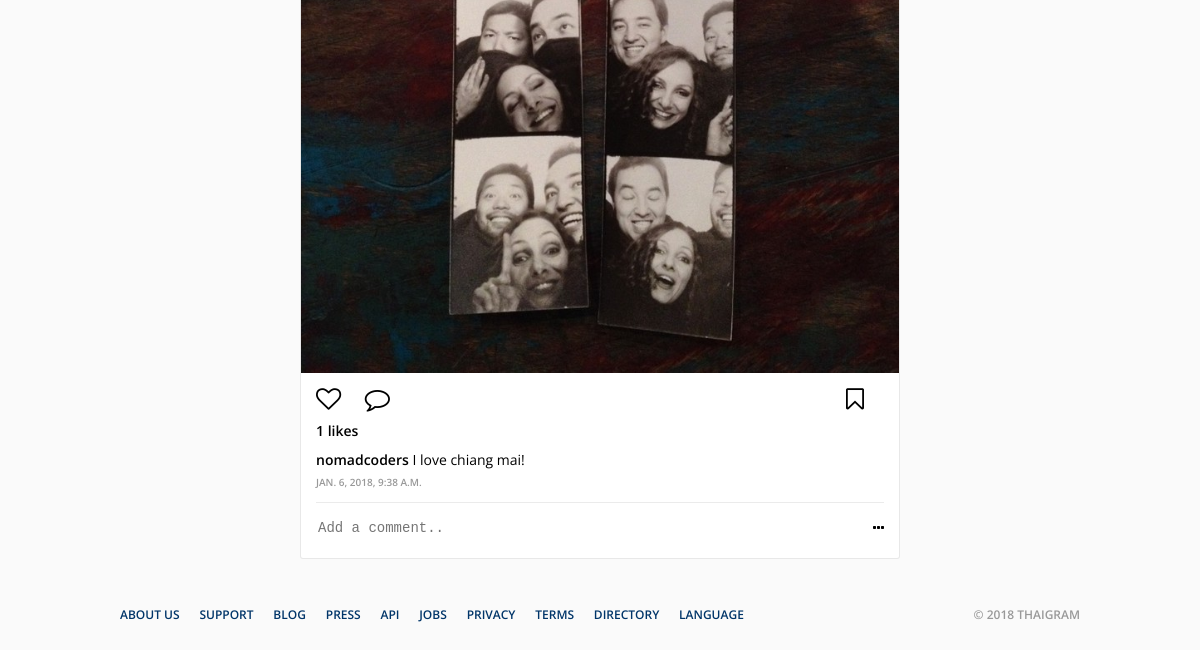
Page / (signed in, lower part) on the earlier database version.
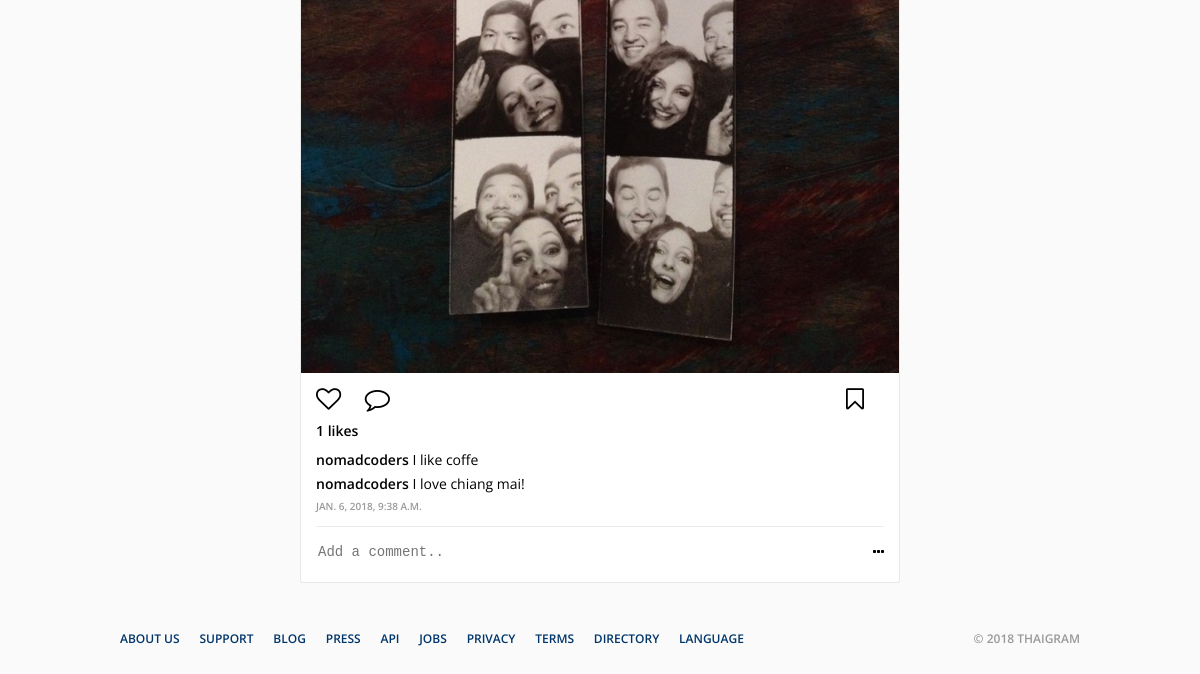
Same page on the later database version.
### images/models.py (models this page shows, shortened)
class Image(models.Model):
    file = models.FileField()
    caption = models.TextField()
    location = models.CharField(max_length=50, default='')
    created_at = models.DateTimeField(auto_now_add=True)
    updated_at = models.DateTimeField(auto_now=True)
    author = models.ForeignKey(User, on_delete=models.CASCADE, null=True)
    def count_likes(self):
        return self.like_set.all().count()
    class Meta:
        ordering = ("-created_at",)

class Comment(models.Model):
    message = models.TextField()
    directed_to = models.ForeignKey(Image, on_delete=models.CASCADE)
    created_by = models.ForeignKey(User, on_delete=models.CASCADE)
    class Meta:
        ordering = ("-id",)

### images/views.py (the view)
# urls.py: path('', views.index_view),
def index_view(potato):
    if potato.method == "GET":
        if potato.user.is_authenticated:
            all_images = Image.objects.all()
            return render(potato, 'feed.html', context={'all_images': all_images})
        else:
            return render(potato, 'login.html')

### images/templates/feed.html (shortened to what this page needs)
{% extends "base.html" %} {%block potato%}Feed{%endblock%} {% block content %}
<main class="feed">
    <section class="photos">
        {% for image in all_images %}
        <article class="photo">
            <img src="/media/{{image.file}}" class="photo__file" />
            <div class="photo__feedback">
                <div class="photo__actions">
                    <div class="photo__action-column">
                        <i class="fa fa-heart-o fa-lg"></i>
                        <i class="fa fa-comment-o fa-lg"></i>
                    </div>
                    <div class="photo__action-column">
                        <i class="fa fa-bookmark-o fa-lg"></i>
                    </div>
                </div>
                <span class="photo__likes">{{image.count_likes}} likes</span>
                <ul class="photo__comments">
                    {% for comment in image.comment_set.all %}
                    <li class="photo__comment">
                        <span class="photo__comment-author">
                            {{comment.created_by.username}}
                        </span>
                        {{comment.message}}
                    </li>
                    {% endfor %}
                </ul>
                <span class="photo__timestamp">{{image.created_at}}</span>
                <div class="photo__make-comment">
                    <textarea placeholder="Add a comment.."></textarea>
                    <i class="fa fa-ellipsis-h "></i>
                </div>
            </div>
        </article>
        {% endfor %}
    </section>
</main>
{% endblock %}

Differences in the rows shown:
added Comment: created_by.username "nomadcoders", message "I like coffe"
